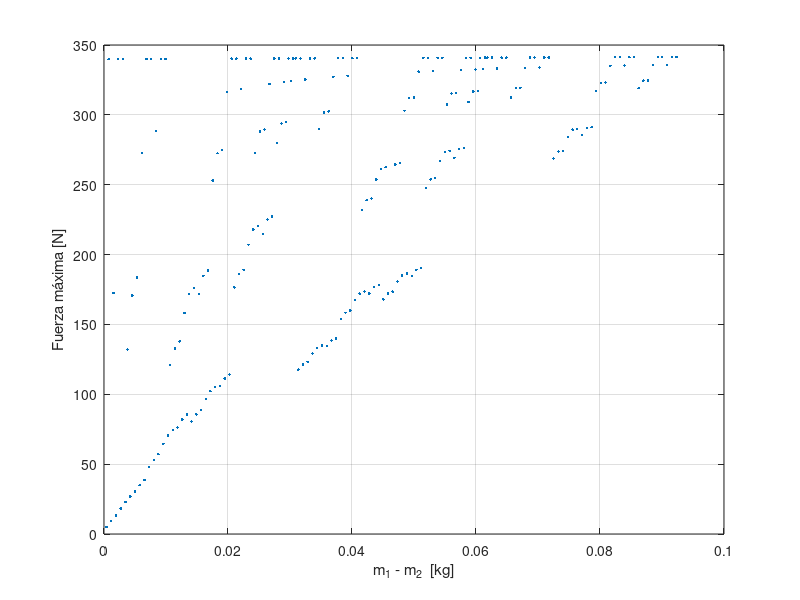
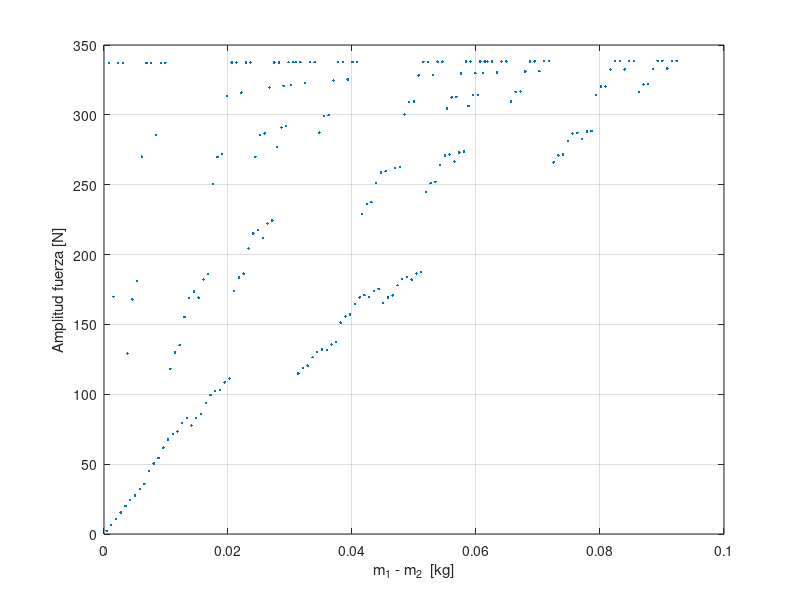
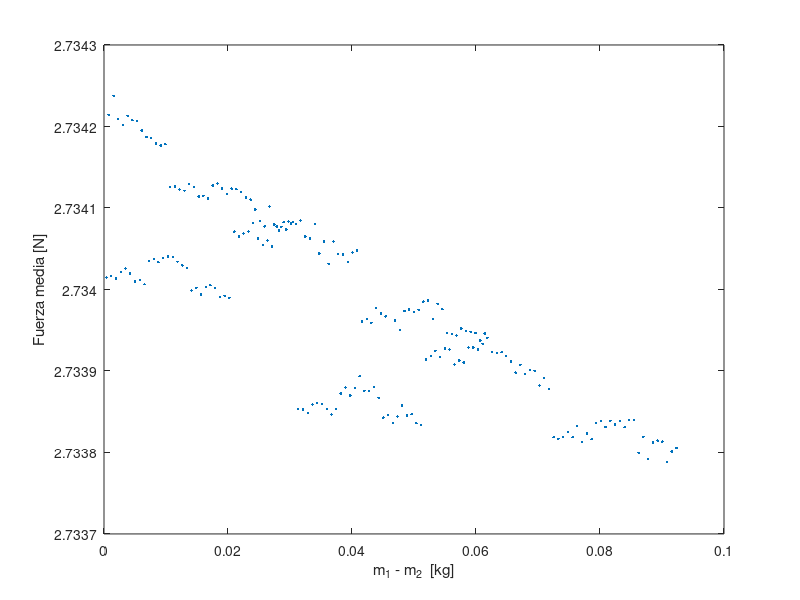

MATLAB code to generate these figures, in order:
clear all; clc;

load resultados_tabla_25.mat

figure(1)
plot(dm, Fmax,'.')
grid on
xlabel('m_1 - m_2  [kg]')
ylabel('Fuerza máxima [N]')

figure(2)
plot(dm,F/2,'.')
grid on
grid on
xlabel('m_1 - m_2  [kg]')
ylabel('Amplitud fuerza [N]')

Fm = Fmax - F/2;

figure(3)
plot(dm, Fm, '.')
xlabel('m_1 - m_2  [kg]')
ylabel('Fuerza media [N]')